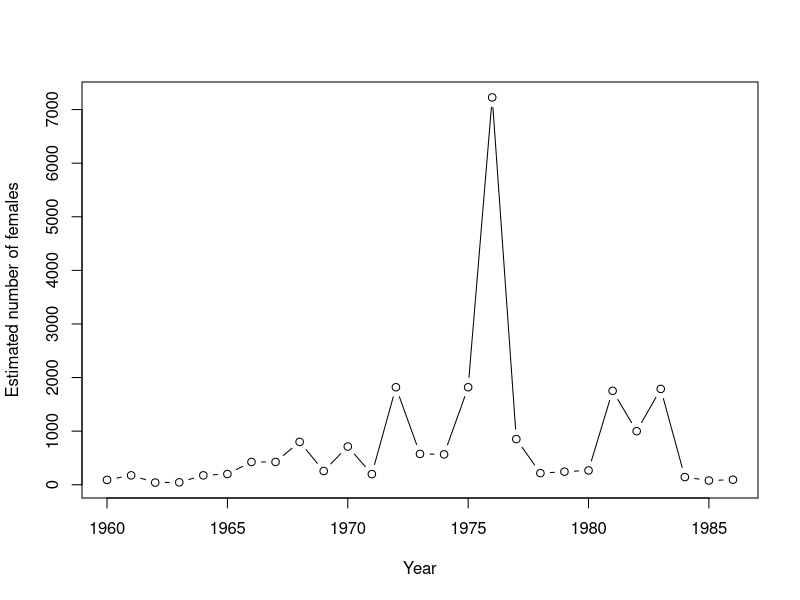
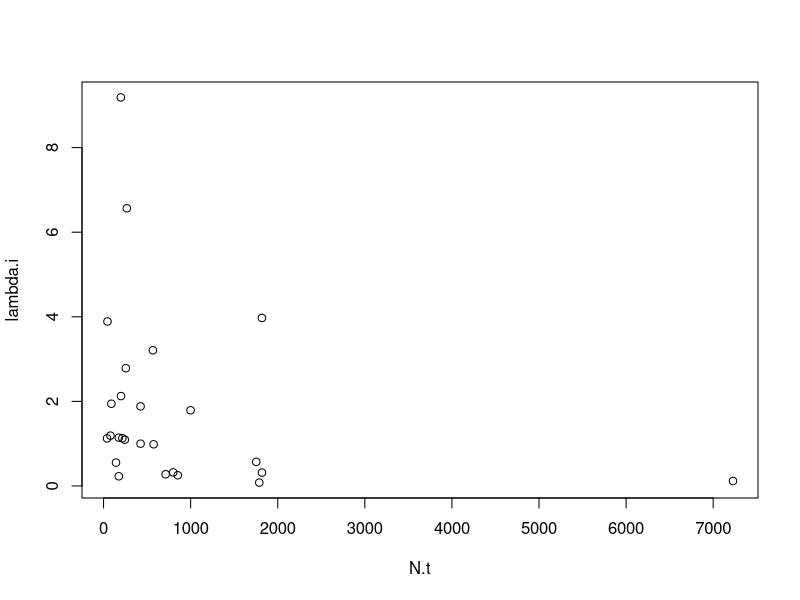

Here is the R script that generated these plots, in order: (Note: this script raises an error after producing the figures.)
## ---- chunk 1
knitr::opts_chunk$set(echo = TRUE)
## ---- chunk 2
N.jrc <- c(90,175,40,45,175,200,425,425,800,256,713,198,1819,575,567,
           1819,7227,852,216,244,267,1753,999,1788,143,79,94)
yr.jrc <- c(1960:1986)

## ---- chunk 3
calc_count_lambda <- function(time.series, return = "raw"){
  # length of time series
  time.series.length <- length(time.series)
  
  # N.t+1 values: drop first observation
  ## in the time series
  N.t.plus.1 <- time.series[-1]
  
  # N.t: drop last observation
  ## last obs has index = length of vector
  N.t <- time.series[-time.series.length]
  
  # lambda.i = N.t+1/N.t
  lambda.i <- N.t.plus.1/N.t
  
  # log(lambda.i)
  lambda.log.i <- log(lambda.i)
  
  if(return == "raw" | return == "r"){
    return(lambda.i)
  }
  
  if(return == "log" | return == "l" | return == "ln"){
    return(lambda.log.i)
  }
  
  if(return == "both" | return == "b"){
    lambda.df <- cbind(lambda.i, lambda.log.i)
    return(lambda.df)
  }
    
}
## ---- chunk 4
build_countpva_df <- function(time.series,year.start,year.end){
  lambda.df <- calc_count_lambda(time.series = time.series, return = "both")
  
  #lambda can't be calcualted for last yeart
  lambda.df <- rbind(lambda.df, c(NA,NA))
  year <- c(year.start:year.end)
  countpva.df <- cbind(year,time.series,lambda.df)
  countpva.df <- data.frame(countpva.df)
  names(countpva.df)[2] <- "N.t"
  return(countpva.df)
}
## ---- chunk 5
calc_count_lambda(N.jrc, return = "raw")
calc_count_lambda(N.jrc, return = "log")
calc_count_lambda(N.jrc, return = "both")
## ---- chunk 6
jrc_data <- build_countpva_df(time.series = N.jrc,
                  year.start = 1960,
                  year.end = 1986)
## ---- chunk 7
plot(N.t ~ year, data =jrc_data, type = "b",
     xlab = "Year",
     ylab = "Estimated number of females")
## ---- chunk 8
plot(lambda.i ~ N.t, data = jrc_data)
## ---- chunk 9
jrc_di <- nls(lambda.log.i ~r, data = jrc_data, start = list(r = 1))

AIC(jrc_di)
logLik(jrc_di)
coef(jrc_di)

# residual squared variation V (Morris & Doak pg 113)
mean(resid(jrc_di)^2)
calc_Vr <- function(model){
  mean(resid(model)^2)
}


# Small sample size corrected AIC (AICc)

AICc <- function(model){
  #p = number of parameters, including variance Vr
  p <- length(coef(model))+1
  q <- length(resid(model))
  logLikelihood <- as.vector(logLik(model))
  AICc <- -2*logLikelihood+(2*p*q)/(q-p-1)
  return(AICc)
}

# 
calc_var_hat <- function(model){
  Vr <- calc_Vr(model)
  var_hat <- q*Vr/(q-1)
  return(var_hat)
}
  
as.vector((logLik(jrc_di)))
AICc(jrc_di) 
-2*logLik(jrc_di)
calc_Vr(jrc_di)
calc_var_hat(jrc_di)

## ---- chunk 10
jrc_ricker <- nls(lambda.log.i ~r*(1-N.t/K), data = jrc_data,
            start = list(r = 1, K = 600))

calc_Vr(jrc_ricker)
calc_var_hat(jrc_ricker)
## ---- chunk 11
jrc_theta_logistic <- nls(lambda.log.i ~r*(1-(N.t/K)^theta), data = jrc_data)
## ---- chunk 12
summary(jrc_ricker)
var(resid(jrc_di))
var(resid(jrc_ricker))
var(resid(jrc_theta_logistic))
## ---- chunk 13
r <- 0.3458
K <- 846.017
theta <- 1
sigma2 <- 1.1151
Nc <- 94 #starting population size
Nx <- 20

morris_doak_thetalogit_pva <- function(tmax = 20,
                               r, K, theta, sigma2, 
                               Nc, Nx,
                              NumReps = 50000){
  sigma <- sqrt(sigma2)
  N <- rep(Nc, NumReps)
  NumExtant <- NumReps
  Extant <- rep(NA, tmax)

 for(t in 1:tmax){
  N <- N*exp(r*(1 - (N/K)^theta) + rnorm(n = length(N),mean = 0,sd = sigma))
  if(any(N <= Nx) == TRUE){
    i.quasi.extinct <- which(N <= Nx)
    N <- N[-i.quasi.extinct]
  }
  NumExtant <- length(N)
  Extant[t] <- NumExtant
 } 
  
  return(Extant)
}


Extant.Nx20 <- morris_doak_thetalogit_pva(r = 0.3458, K = 846.017, 
                                          theta = 1, sigma2 = 1.1151,
                   Nc = 94, Nx = 20)

Extant.Nx30 <- morris_doak_thetalogit_pva(r = 0.3458, K = 846.017, 
                                          theta = 1, sigma2 = 1.1151,
                   Nc = 94, Nx = 30)

plot(Extant ~ c(1:tmax))

prob_extinct <- function(num_reps, extant){
  (num_reps-extant)/num_reps
}

prob.extinct.Nx20 <- prob_extinct(num_reps = 50000, extant = Extant.Nx20)
prob.extinct.Nx30 <- prob_extinct(num_reps = 50000, extant = Extant.Nx30)
plot(prob.extinct.Nx20 ~ c(1:20), type = "l",
     ylim = c(0,0.6),
     xlab = "Years into the futuyre",
     ylab = "Cumulative probability of quasi-extinction")
lines(prob.extinct.Nx30 ~ c(1:20))
